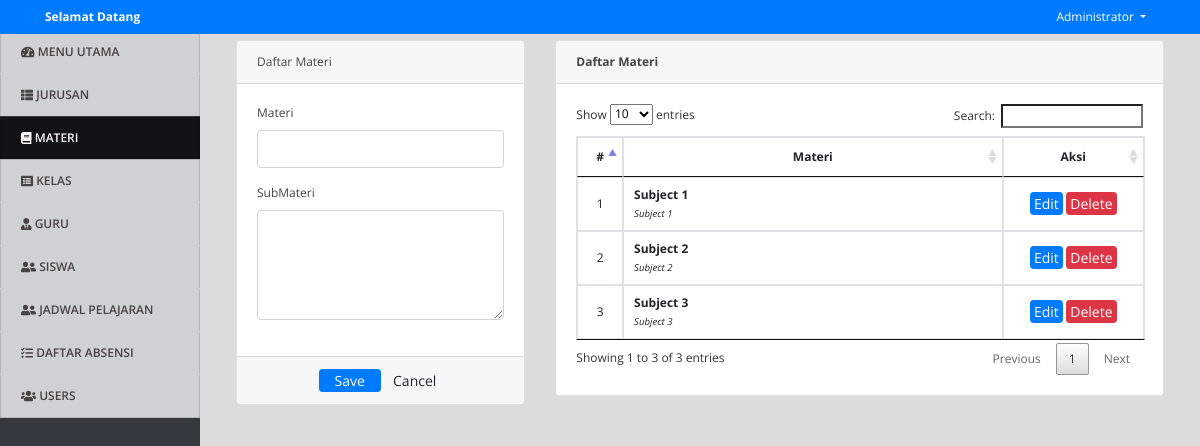
Page /index.php?page=subjects (signed in) on the committed database.
### tables this page shows
CREATE TABLE `subjects` (
  `id` int(30) NOT NULL,
  `subject` varchar(100) NOT NULL,
  `description` text NOT NULL,
  `date_created` datetime NOT NULL DEFAULT current_timestamp()
);

### subjects.php (the view, shortened to what this page needs)
<?php include('db_connect.php');?>
<div class="container-fluid">
	<div class="col-lg-12">
		<div class="row">
			<div class="col-md-4">
			<form action="" id="manage-subject">
				<div class="card">
					<div class="card-header">
						    Daftar Materi
				  	</div>
					<div class="card-body">
							<div class="form-group">
								<label class="control-label">Materi</label>
								<input type="text" class="form-control" name="subject">
							</div>
							<div class="form-group">
								<label class="control-label">SubMateri</label>
								<textarea name="description" id="" cols="30" rows="4" class="form-control"></textarea>
							</div>
					</div>
					<div class="card-footer">
						<div class="row">
							<div class="col-md-12">
								<button class="btn btn-sm btn-primary col-sm-3 offset-md-3"> Save</button>
								<button class="btn btn-sm btn-default col-sm-3" type="reset"> Cancel</button>
							</div>
						</div>
					</div>
				</div>
			</form>
			</div>
			<div class="col-md-8">
				<div class="card">
					<div class="card-header">
						<b>Daftar Materi</b>
					</div>
					<div class="card-body">
						<table class="table table-bordered table-hover">
							<thead>
								<tr>
									<th class="text-center" width="5%">#</th>
									<th class="text-center">Materi</th>
									<th class="text-center" width="25%">Aksi</th>
								</tr>
							</thead>
							<tbody>
								<?php
								$i = 1;
								$subject = $conn->query("SELECT * FROM subjects order by id asc");
								while($row=$subject->fetch_assoc()):
								?>
								<tr>
									<td class="text-center"><?php echo $i++ ?></td>
									<td class="">
										<p><b><?php echo ucwords($row['subject']) ?></b></p>
										<small><i><?php echo $row['description'] ?></i></small>
									</td>
									<td class="text-center">
										<button class="btn btn-sm btn-primary edit_subject" type="button" data-id="<?php echo $row['id'] ?>"  data-subject="<?php echo $row['subject'] ?>"  data-description="<?php echo $row['description'] ?>" >Edit</button>
										<button class="btn btn-sm btn-danger delete_subject" type="button" data-id="<?php echo $row['id'] ?>">Delete</button>
									</td>
								</tr>
								<?php endwhile; ?>
							</tbody>
						</table>
					</div>
				</div>
			</div>
		</div>
	</div>
</div>

### assets/css/style.css (style rules this page uses)
body { font-family: "Open Sans", sans-serif; color: #444444; width: 100%; height: calc(100%); font-size: 12px; }
.btn-sm { padding: .0001rem .2rem; }

### index.php (style rules this page uses)
body { background: #80808045; }

### subjects.php (style rules this page uses)
td { vertical-align: middle !important; }
td p { margin: unset; }

### rows in the picture
subjects: subject "Subject 1", description "Subject 1"
subjects: subject "Subject 2", description "Subject 2"
subjects: subject "Subject 3", description "Subject 3"

### other values in the picture
$_SESSION['system']['name'] "Selamat Datang"
$_SESSION['login_name'] "Administrator"
